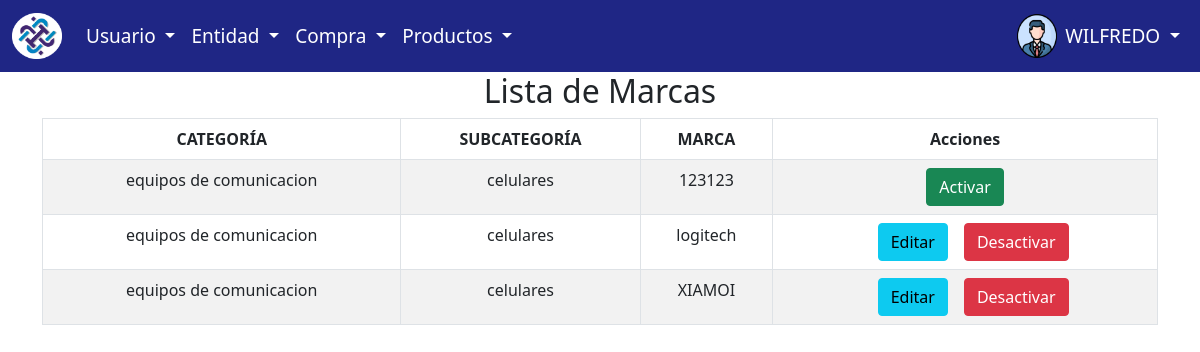
Page /entrada/lista_marca.php (signed in) on the committed database.
### tables this page shows
CREATE TABLE `persona` (
  `id_persona` int NOT NULL,
  `nombres` varchar(200) DEFAULT NULL,
  `priapellido_persona` varchar(200) DEFAULT NULL,
  `segapellido_persona` varchar(200) DEFAULT NULL,
  `celular_persona` varchar(80) NOT NULL,
  `telefono_persona` varchar(80) DEFAULT NULL
);

CREATE TABLE `categoria` (
  `id_categoria` int NOT NULL,
  `nombre_categoria` varchar(200) NOT NULL,
  `estado` int NOT NULL DEFAULT '1'
);

CREATE TABLE `subcategoria` (
  `id_subcategoria` int NOT NULL,
  `nombre_subcategoria` varchar(200) NOT NULL,
  `id_categoria` int NOT NULL,
  `estado` int NOT NULL DEFAULT '1'
);

CREATE TABLE `marca` (
  `id_marca` int NOT NULL,
  `nombre_marca` varchar(200) NOT NULL,
  `id_subcategoria` int NOT NULL,
  `estado` int NOT NULL DEFAULT '1'
);

### contenido/welcome.php (called while the page is built, shortened)
<?php
$id_usuario= $_SESSION['id_user'];
$sql="SELECT p.nombres,p.priapellido_persona,r.usuario_rol FROM persona p INNER JOIN usuario u ON p.id_persona=u.id_persona INNER JOIN roles r ON r.id_rol=u.id_rol WHERE id_usuario='$id_usuario'";
$resultado = $con->query($sql);
$row =$resultado->fetch_assoc();

### entrada/lista_marca.php (the view, shortened to what this page needs)
<?php
include '../conexion.php';
include '../contenido/welcome.php';
$sql = "SELECT c.id_categoria, c.nombre_categoria, sc.id_subcategoria, sc.nombre_subcategoria,ma.id_marca,ma.nombre_marca,ma.estado
FROM categoria c
INNER JOIN subcategoria sc ON c.id_categoria = sc.id_categoria
INNER JOIN marca ma ON sc.id_subcategoria = ma.id_subcategoria
WHERE sc.estado=1 and c.estado=1
ORDER BY  sc.nombre_subcategoria, ma.nombre_marca";
$marca = mysqli_query($con, $sql);
?>
<!DOCTYPE html>
<html lang="en">
<head>
    <?php include '../contenido/head.php'; ?>
</head>
<body>
    <?php include '../contenido/menu.php'; ?>
    <h2 class="text-center">Lista de Marcas</h2>
    <div class="container">
        <div class="table-responsive">
            <table class="table table-bordered table-striped text-center" id="example">
                <thead>
                    <tr>
                        <th>CATEGORÍA</th>
                        <th>SUBCATEGORÍA</th>
                        <th>MARCA</th>
                        <th>Acciones</th>
                    </tr>
                </thead>
                <tbody>
                    <?php
                    while ($row_marca = $marca->fetch_assoc()) { ?>
                        <tr>
                            <td><?= $row_marca['nombre_categoria']; ?></td>
                            <td><?= $row_marca['nombre_subcategoria']; ?></td>
                            <td><?= $row_marca['nombre_marca']; ?></td>
                            <td class="text-center">
                                <?php
                                if ($row_marca['estado'] == 1) {
                                    echo "<a href='editar_marca.php?id=" . $row_marca['id_marca'] . "' class='btn btn-info mx-3'>Editar</a>";
                                    echo "<a href='../crud/estado_marca.php?id=" . $row_marca['id_marca'] . "&estado=0' class='btn btn-danger'>Desactivar</a>";
                                } else {
                                    echo "<a href='../crud/estado_marca.php?id=" . $row_marca['id_marca'] . "&estado=1' class='btn btn-success'>Activar</a>";
                                }
                                ?>
                            </td>
                        </tr>
                    <?php } ?>
                </tbody>
            </table>
        </div>
    </div>
</body>
</html>

### contenido/menu.php (shortened to what this page needs)
<nav class="navbar navbar-expand-lg" style="background-color:#000975e0">
    <div class="container-fluid">
        <a class="navbar-brand" href="index.php">
            <img src="../diseño/img/logo.png" style="width: 50px;" alt="">
        </a>
        <div class="collapse navbar-collapse" id="navbarNavDropdown">
            <?php
            $rol = $_SESSION['rol'];
            if ($rol == 1) {
            ?>
                <ul class="navbar-nav ml-auto">
                    <li class="nav-item dropdown">
                        <a class="nav-link dropdown-toggle" href="#" role="button" data-bs-auto-close="outside" data-bs-toggle="dropdown" aria-expanded="false" style="color:white">
                            Usuario
                        </a>
                    </li>
                    <li class="nav-item dropdown">
                        <a class="nav-link dropdown-toggle" href="#" role="button" data-bs-auto-close="outside" data-bs-toggle="dropdown" aria-expanded="false" style="color:white">
                            Entidad
                        </a>
                    </li>
                    <li class="nav-item dropdown">
                        <a class="nav-link dropdown-toggle" href="#" role="button" data-bs-auto-close="outside" data-bs-toggle="dropdown" aria-expanded="false" style="color:white">
                            Compra
                        </a>
                    </li>
                    <li class="nav-item dropdown">
                        <a class="nav-link dropdown-toggle" href="#" role="button" data-bs-auto-close="outside" data-bs-toggle="dropdown" aria-expanded="false" style="color:white">
                            Productos
                        </a>
                    </li>
                </ul>
            <?php } else {
                echo 'error de menu';
            } ?>
            <ul class="navbar-nav" style="margin-left:auto;">
                <li class="nav-item dropdown d-flex">
                    <img src="../diseño/img/perfil.png" alt="cerra sesion" width="40px">
                    <a class="nav-link dropdown-toggle" href="#" role="button" data-bs-auto-close="outside" data-bs-toggle="dropdown" aria-expanded="false" style="color:white">
                        <?php echo $row['nombres'] ;?>
                    </a>
                </li>
            </ul>
        </div>
    </div>
</nav>

### contenido/menu.php (style rules this page uses)
.navbar-nav a, .navbar-nav .nav-item .nav-link { font-size: 19px; }

### rows in the picture
persona: nombres "WILFREDO"
categoria: nombre_categoria "equipos de comunicacion", subcategoria.nombre_subcategoria "celulares", marca.nombre_marca "123123", marca.nombre_marca "logitech", marca.nombre_marca "XIAMOI"
